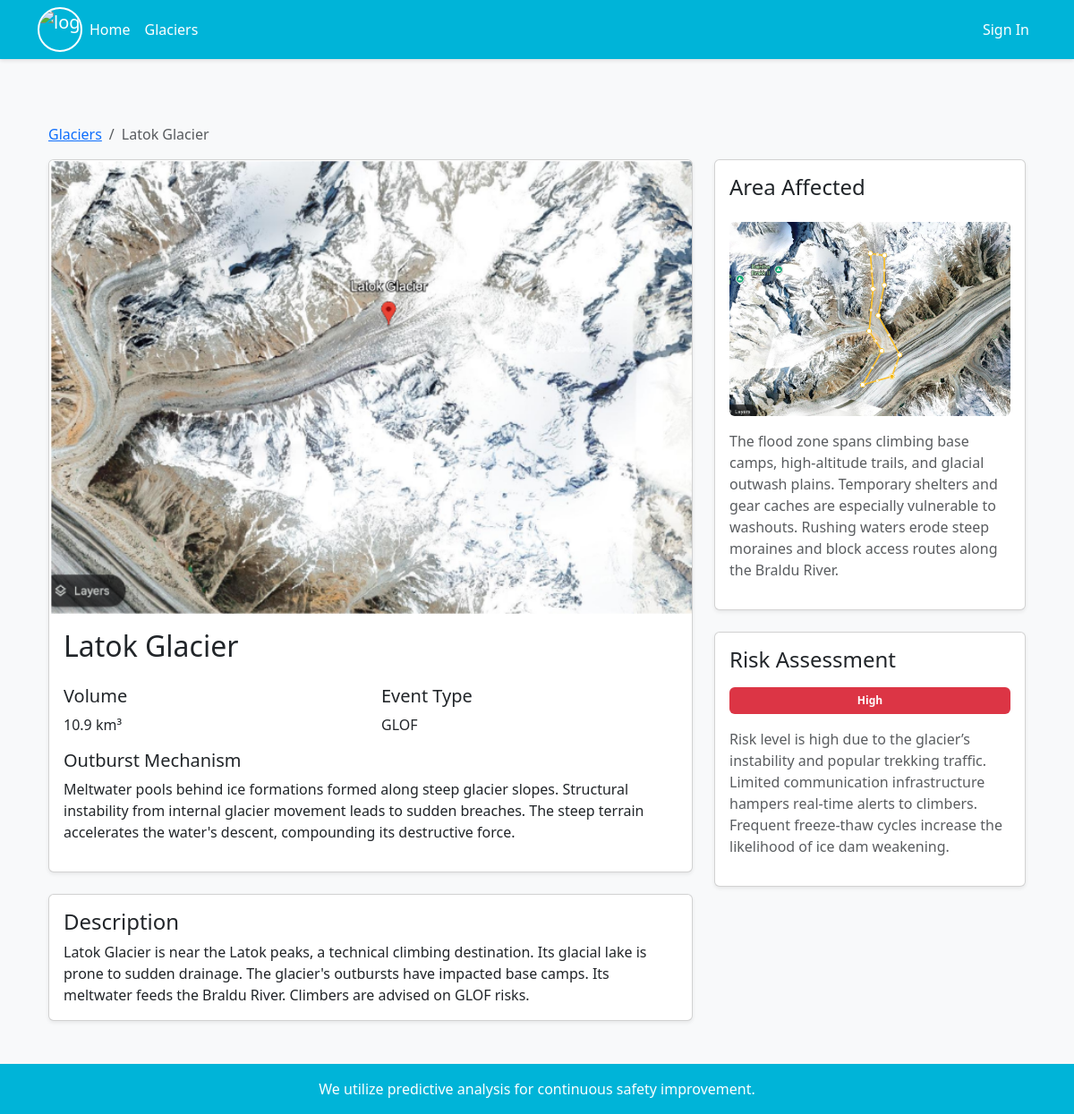
The page /glaciers/29/ on the database its author committed.
### glaciers/models.py (models this page shows, shortened)
class Glacier(models.Model):
    RISK_LEVELS = [
        ('low', 'Low'),
        ('medium', 'Medium'),
        ('high', 'High'),
        ('critical', 'Critical'),
    ]
    name = models.CharField(max_length=200)
    volume = models.FloatField(validators=[MinValueValidator(0.0)])
    image = models.ImageField(upload_to='glacier_images/')
    description = models.TextField()
    event_type = models.CharField(max_length=100)
    outburst_mechanism = models.TextField()
    area_map = models.ImageField(upload_to='area_maps/')
    area_description = models.TextField()
    risk_level = models.CharField(max_length=20, choices=RISK_LEVELS)
    risk_description = models.TextField()
    created_at = models.DateTimeField(auto_now_add=True)
    updated_at = models.DateTimeField(auto_now=True)
    @property
    def risk_level_color(self):
        return {
            'low': 'success',
            'medium': 'warning',
            'high': 'danger',
            'critical': 'dark',
        }[self.risk_level]
    @property
    def risk_percentage(self):
        return {
            'low': 25,
            'medium': 50,
            'high': 75,
            'critical': 100,
        }[self.risk_level]
    class Meta:
        ordering = ['-created_at']

### glaciers/views.py (the view)
# urls.py: path('glaciers/<int:pk>/', views.glacier_detail, name='glacier_detail'),
def glacier_detail(request, pk):
    glacier = get_object_or_404(Glacier, pk=pk)
    return render(request, 'glacier_detail.html', {'glacier': glacier})

### templates/glacier_detail.html (shortened to what this page needs)
{% extends "base.html" %}
{% load static %}
{% block content %}
<div class="container py-5">
    <nav aria-label="breadcrumb">
        <ol class="breadcrumb">
            <li class="breadcrumb-item"><a href="{% url 'glaciers:glacier_list' %}">Glaciers</a></li>
            <li class="breadcrumb-item active">{{ glacier.name }}</li>
        </ol>
    </nav>
    <div class="row">
        <div class="col-lg-8">
            <div class="card shadow-sm">
                <img src="{{ glacier.image.url }}" class="card-img-top" alt="{{ glacier.name }}">
                <div class="card-body">
                    <h1 class="card-title h2">{{ glacier.name }}</h1>
                    <div class="row mt-4">
                        <div class="col-md-6">
                            <h5>Volume</h5>
                            <p>{{ glacier.volume }} km³</p>
                        </div>
                        <div class="col-md-6">
                            <h5>Event Type</h5>
                            <p>{{ glacier.event_type }}</p>
                        </div>
                        <div class="col-12">
                            <h5>Outburst Mechanism</h5>
                            <p>{{ glacier.outburst_mechanism }}</p>
                        </div>
                    </div>
                </div>
            </div>
            <div class="card shadow-sm mt-4">
                <div class="card-body">
                    <h2 class="h4">Description</h2>
                    <p class="card-text">{{ glacier.description }}</p>
                </div>
            </div>
        </div>
        <div class="col-lg-4">
            <div class="card shadow-sm">
                <div class="card-body">
                    <h2 class="h4 mb-4">Area Affected</h2>
                    <img src="{{ glacier.area_map.url }}" class="img-fluid rounded mb-3" alt="Area Map">
                    <p class="text-muted">{{ glacier.area_description }}</p>
                </div>
            </div>
            <div class="card shadow-sm mt-4">
                <div class="card-body">
                    <h2 class="h4 mb-3">Risk Assessment</h2>
                    <div class="progress mb-3" style="height: 30px;">
                        <div class="progress-bar bg-{{ glacier.risk_level_color }} d-flex align-items-center justify-content-center"
                             role="progressbar"
                             style="width: 100%;"
                             aria-valuenow="{{ glacier.risk_percentage }}"
                             aria-valuemin="0"
                             aria-valuemax="100">
                            <span class="text-white fw-bold">{{ glacier.risk_level|title }}</span>
                        </div>
                    </div>
                    <p class="text-muted">{{ glacier.risk_description }}</p>
                </div>
            </div>
        </div>
    </div>
</div>
{% endblock %}

### templates/base.html (style rules this page uses)
:root { --primary-color: #00b4d8; --secondary-color: #0077b6; --background-color: #f8f9fa; }
body { background-color: var(--background-color); font-family: 'Segoe UI', Tahoma, Geneva, Verdana, sans-serif; }

### rows shown on the page
Glacier: name "Latok Glacier", image (picture), volume "10.9", event_type "GLOF", outburst_mechanism "Meltwater pools behind ice formations formed along steep glacier slopes. Structural instability from internal glacier movement leads to sudden breaches. The steep terrain accelerates the water's descent, compounding its destructive force.", description "Latok Glacier is near the Latok peaks, a technical climbing destination. Its glacial lake is prone to sudden drainage. The glacier's outbursts have impacted base camps. Its meltwater feeds the Braldu River. Climbers are advised on GLOF risks.", area_map (picture), area_description "The flood zone spans climbing base camps, high-altitude trails, and glacial outwash plains. Temporary shelters and gear caches are especially vulnerable to washouts. Rushing waters erode steep moraines and block access routes along the Braldu River.", risk_level "High", risk_description "Risk level is high due to the glacier’s instability and popular trekking traffic. Limited communication infrastructure hampers real-time alerts to climbers. Frequent freeze-thaw cycles increase the likelihood of ice dam weakening."
